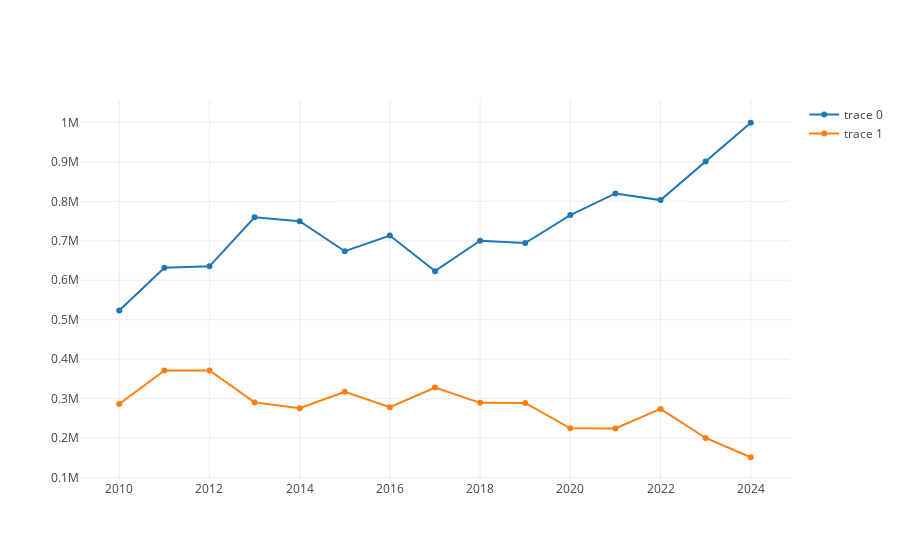

Here is the notebook cell this chart was saved with:
### Code cell
def AnalisisGruposEnergias(listaGrupos: Seq[Seq[String]], dataFrameBalance: DataFrame): Unit = {
    
    def valorAnual(df: DataFrame): DataFrame = {
        df.groupBy(col("FechaCompleta"))
          .agg(sum("Valor").as("ValorTotalPorDia"))
          .groupBy(date_format(col("FechaCompleta"), "yyyy").as("Año"))
          .agg(avg("ValorTotalPorDia").as("ValorPromedio"))
          .orderBy("Año")
    }
    
    val listaDf = listaGrupos.map{
        grupo => dataFrameBalance.filter(col("Tipo").isin(grupo:_*))
    }
    val valores = listaDf.map(valorAnual(_))
    val seqValores = valores.map(valor => valor.select("ValorPromedio").as[Double].collect.toSeq)
    val fechas = valores.head.select("Año").as[String].collect.toSeq

    val traces = listaGrupos.zip(seqValores).map { case (nombre, seqValor) =>
        Scatter(fechas, seqValor)
    }

  val data = traces
  plot(data)
}

val bajasEmisiones = Seq(
  "Residuos renovables",
  "Solar fotovoltaica",
  "Solar térmica",
  "Otras renovables",
  "Nuclear",
  "Hidroeólica",
  "Generación renovable",
  "Eólica",
  "Hidráulica",
  "Turbinación bombeo"
)
val altasEmisiones = Seq(
  "Turbina de gas",
  "Residuos no renovables",
  "Cogeneración",
  "Motores diésel",
  "Carbón",
  "Ciclo combinado",
  "Turbina de vapor",
  "Fuel + Gas"
)


AnalisisGruposEnergias(Seq(bajasEmisiones, altasEmisiones), dataFrameBalance)

### Figure 1 — Plotly figure (JSON) as saved in the notebook; plotly's stock layout.template omitted (floating-point values rounded to 4 significant figures)
{"data": [{"type": "scatter", "x": ["2010", "2011", "2012", "2013", "2014", "2015", "2016", "2017", "2018", "2019", "2020", "2021", "2022", "2023", "2024"], "y": [523200.0, 631900.0, 635300.0, 759500.0, 749800.0, 673600.0, 713300.0, 623100.0, 700100.0, 694300.0, 765300.0, 820000.0, 803200.0, 900700.0, 999200.0]}, {"type": "scatter", "x": ["2010", "2011", "2012", "2013", "2014", "2015", "2016", "2017", "2018", "2019", "2020", "2021", "2022", "2023", "2024"], "y": [286200.0, 371100.0, 371400.0, 290400.0, 275400.0, 317000.0, 278000.0, 328000.0, 289200.0, 288800.0, 224600.0, 224300.0, 273800.0, 200200.0, 151300.0]}], "layout": {"autosize": true, "xaxis": {"autorange": true, "range": [2009.0, 2025.0], "type": "linear"}, "yaxis": {"autorange": true, "range": [89190.0, 1061000.0], "type": "linear"}}}
